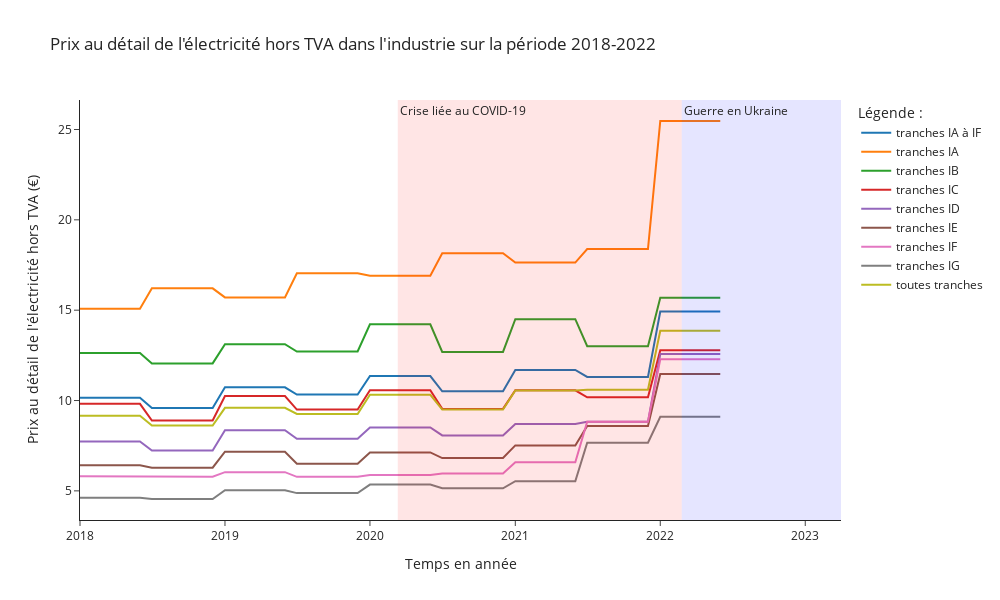

Write notebook code for a chart like this one.
### Code cell
labels = ["tranches IA à IF","tranches IA", "tranches IB", "tranches IC","tranches ID","tranches IE", "tranches IF","tranches IG","toutes tranches" ]
    title = "Prix au détail de l'électricité hors TVA dans l'industrie sur la période 2018-2022"
    x_title ='Temps en année'
    y_title = "Prix au détail de l'électricité hors TVA (€)"
    plot_from_df(df_price_industry_electricity,labels, title, x_title, y_title)#, save=True, path_to_save='images/fig2.png')
